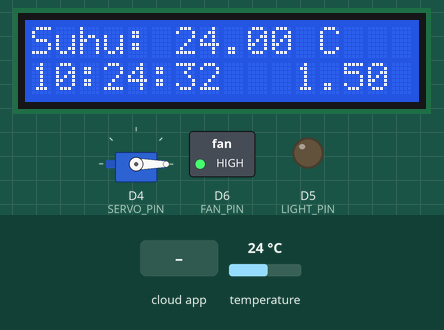
Simulated run of this sketch. Board: ESP8266 (NodeMCU). Parts: 16×2 character LCD, servo, switched loads named in the sketch (green lamp = pin HIGH), output pins drawn as LEDs (lit = HIGH). Inputs (shaded band) come from the test bench; at power-on: temperature 24 °C. WiFi joins after 1.5 s; servers stay silent unless stated; network time is answered at once with the bench clock; the local clock reads 2024-03-15 10:24:30 at power-on unless the sketch sets it; EEPROM starts erased; what the sketch prints to the serial monitor is not drawn.

Above: at 2.7 s.
2.8 s: temperature set to 26.6 °C
At 4.5 s:
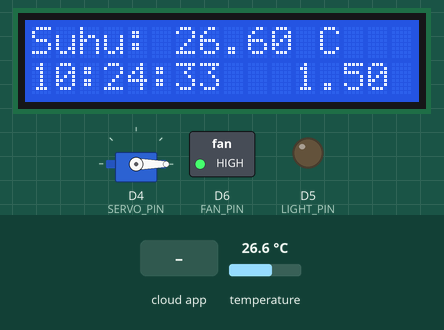
6.2 s: temperature set to 27.7 °C
At 7.3 s:
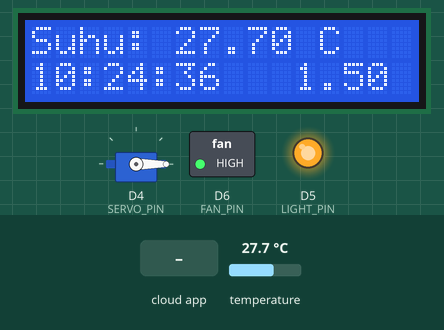
10.3 s: the phone or cloud app sets feed to 1
At 11.7 s:
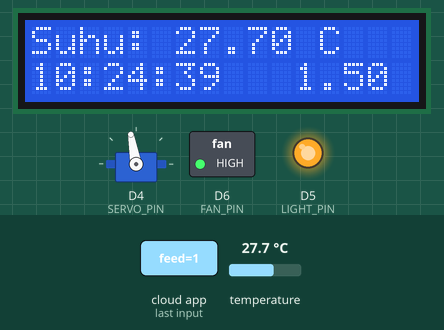
13.5 s: temperature set to 30.2 °C
At 14.9 s:
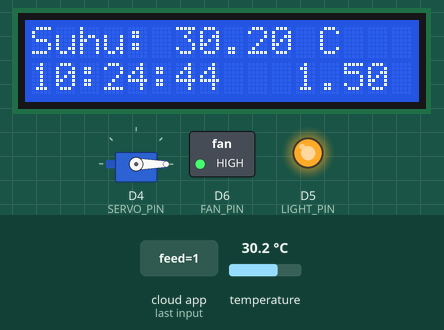
16.6 s: temperature set to 31.7 °C
At 18.0 s:
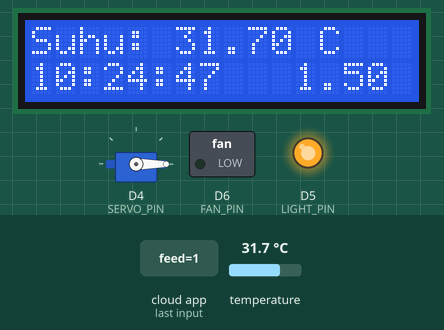
20.7 s: the phone or cloud app sets feed to 1
At 21.8 s:
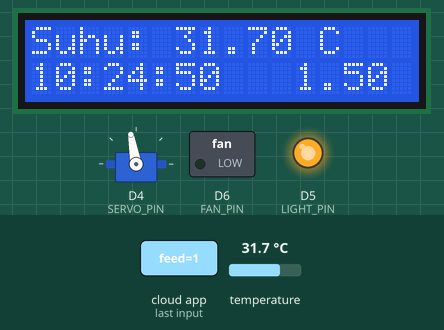
Timing chart, 0 to 23.9 s (numbered marks = the images above; inputs shaded):
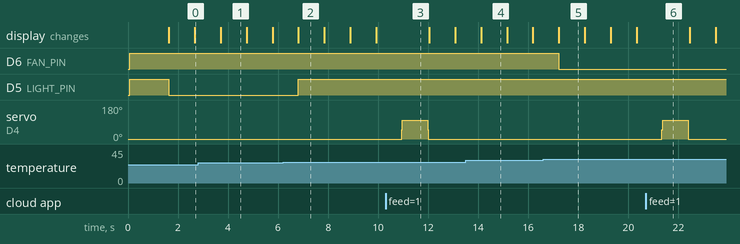

The sketch:

main.ino
```cpp
#include <EEPROM.h>
#include <Wire.h>
#include <LiquidCrystal_I2C.h>
#include <DHTesp.h>
#include <ESP8266WiFi.h>
#include <NTPClient.h>
#include <WiFiUdp.h>
#include <Servo.h>
#include <ThingerESP8266.h>
#include <WiFiManager.h>
#include <ESP8266WebServer.h>

// Konfigurasi Thinger.io
char USERNAME[32] = {0};
char DEVICE_ID[32] = {0};
char DEVICE_CREDENTIAL[32] = {0};
ThingerESP8266 thing(USERNAME, DEVICE_ID, DEVICE_CREDENTIAL);

// Konfigurasi NTP
WiFiUDP ntpUDP;
NTPClient timeClient(ntpUDP, "pool.ntp.org", 28800); // Offset waktu untuk GMT+8 (28800 detik)

// Konfigurasi DHT
DHTesp dht;
const int DHT_PIN = 0; // Pin GPIO0

// Konfigurasi LCD
LiquidCrystal_I2C lcd(0x27, 16, 2); // Alamat I2C LCD 16x2

// Pin untuk Kipas dan Lampu
const int FAN_PIN = D6; // Pin GPIO12
const int LIGHT_PIN = D5; // Pin GPIO14

// Servo
Servo servo;
const int SERVO_PIN = D4; // Pin GPIO2

bool isFeeding = false; // Status feed

ESP8266WebServer server(80);

void handleRoot() {
  String html = "<!DOCTYPE html><html><body>";
  html += "<h1>Configuration Page</h1>";
  html += "<form action='/save' method='get'>";
  html += "USERNAME:<br><input type='text' name='username' value='" + String(USERNAME) + "'><br>";
  html += "DEVICE ID:<br><input type='text' name='device_id' value='" + String(DEVICE_ID) + "'><br>";
  html += "DEVICE CREDENTIAL:<br><input type='text' name='device_credential' value='" + String(DEVICE_CREDENTIAL) + "'><br>";
  html += "<br><input type='submit' value='Save'>";
  html += "</form>";
  html += "</body></html>";
  server.send(200, "text/html", html);
}

void handleSave() {
  strlcpy(USERNAME, server.arg("username").c_str(), sizeof(USERNAME));
  strlcpy(DEVICE_ID, server.arg("device_id").c_str(), sizeof(DEVICE_ID));
  strlcpy(DEVICE_CREDENTIAL, server.arg("device_credential").c_str(), sizeof(DEVICE_CREDENTIAL));
  thing.set_credentials(USERNAME, DEVICE_ID, DEVICE_CREDENTIAL);

  // Simpan data ke EEPROM
  EEPROM.put(0, USERNAME);
  EEPROM.put(32, DEVICE_ID);
  EEPROM.put(64, DEVICE_CREDENTIAL);
  EEPROM.commit();

  server.send(200, "text/plain", "Terima Kasih telah mensubmit");

  // Setel ulang koneksi WiFi
  ESP.restart();  // Restart perangkat untuk menyambungkan ulang ke WiFi
}

void setup() {
  // Memulai Serial Monitor
  Serial.begin(115200);

  // Inisialisasi EEPROM
  EEPROM.begin(96);

  // Membaca data konfigurasi dari EEPROM
  EEPROM.get(0, USERNAME);
  EEPROM.get(32, DEVICE_ID);
  EEPROM.get(64, DEVICE_CREDENTIAL);

  // Inisialisasi DHT
  dht.setup(DHT_PIN, DHTesp::DHT22);

  // Inisialisasi LCD
  lcd.init();
  lcd.backlight();

  // Inisialisasi Pin Kipas dan Lampu
  pinMode(FAN_PIN, OUTPUT);
  pinMode(LIGHT_PIN, OUTPUT);
  digitalWrite(FAN_PIN, HIGH); // Pastikan relay dimatikan (HIGH)
  digitalWrite(LIGHT_PIN, HIGH); // Pastikan relay dimatikan (HIGH)

  // Menghubungkan ke WiFi menggunakan WiFiManager
  WiFiManager wifiManager;
  wifiManager.setDebugOutput(true); // Enable debug output for WiFiManager
  if (!wifiManager.autoConnect("Pak_Restu_Ganteng")) {
    Serial.println("failed to connect and hit timeout");
    ESP.restart();
  }

  // Ubah logika koneksi WiFi di sini
  WiFi.begin(WiFi.SSID().c_str(), WiFi.psk().c_str());
  while (WiFi.status() != WL_CONNECTED) {
    delay(500);
    Serial.print(".");
  }
  Serial.println("connected...yeey :)");

  // Memulai NTP
  timeClient.begin();
  timeClient.update();

  // Inisialisasi Servo
  servo.attach(SERVO_PIN);

  // Menampilkan suhu di Thinger.io
  thing["temperature"] >> [](pson & out){
    out = dht.getTemperature();
  };

  // Menampilkan status kipas di Thinger.io
  thing["fan_status"] >> [](pson & out){
    out = digitalRead(FAN_PIN) == LOW ? 1 : 0;
  };

  // Menampilkan status lampu di Thinger.io
  thing["light_status"] >> [](pson & out){
    out = digitalRead(LIGHT_PIN) == LOW ? 1 : 0;
  };

  // Menjalankan proses feed dari Thinger.io
  thing["feed"] << [](pson & in) {
    if (in.is_empty()) {
      in = isFeeding; // Menampilkan status feed saat ini
    } else {
      if (in) {
        isFeeding = true;
        feedServo();
        isFeeding = false;
      }
    }
  };

  // Inisialisasi web server
  server.on("/", handleRoot);
  server.on("/save", handleSave);
  server.begin();

  servo.write(0);
}

void loop() {
  // Memperbarui Thinger.io
  thing.handle();

  // Memproses request dari client pada web server
  server.handleClient();

  // Membaca suhu dari DHT22
  float temperature = dht.getTemperature();

  // Mendapatkan waktu dari NTP
  timeClient.update();
  String formattedTime = timeClient.getFormattedTime();
  int currentHour = timeClient.getHours();
  int currentMinute = timeClient.getMinutes();
  int currentSecond = timeClient.getSeconds();

  // Memperoleh alamat IP sebagai string
  String ipAddress = WiFi.localIP().toString();

  // Menemukan posisi titik pertama dalam alamat IP
  int dotPosition = ipAddress.indexOf('.');

  // Mengambil bagian IP setelah titik pertama
  String ipAddressSuffix = ipAddress.substring(dotPosition + 5);

  // Menampilkan suhu dan waktu di LCD
  lcd.clear();
  lcd.setCursor(0, 0);
  lcd.print("Suhu: ");
  lcd.print(temperature);
  lcd.print(" C");

  lcd.setCursor(0, 1);
  lcd.print(formattedTime);
  lcd.print("   ");
  lcd.print(ipAddressSuffix);

  // Logika kontrol kipas dan lampu
  if (temperature > 31.0) {
    digitalWrite(FAN_PIN, LOW); // Nyalakan kipas (relay aktif)
    digitalWrite(LIGHT_PIN, HIGH); // Matikan lampu (relay tidak aktif)
  } else if (temperature < 27.0) {
    digitalWrite(FAN_PIN, HIGH); // Matikan kipas (relay tidak aktif)
    digitalWrite(LIGHT_PIN, LOW); // Nyalakan lampu (relay aktif)
  } else {
    digitalWrite(FAN_PIN, HIGH); // Matikan kipas (relay tidak aktif)
    digitalWrite(LIGHT_PIN, HIGH); // Matikan lampu (relay tidak aktif)
  }

  // Logika proses feed servo
  if ((currentHour == 7 || currentHour == 16) && currentMinute == 0 && currentSecond == 0 && !isFeeding) {
    isFeeding = true;
    feedServo();
    isFeeding = false;
  }

  // Delay sebelum loop berikutnya
  delay(1000); // Delay 1 detik
}

void feedServo() {
  // Gerakkan servo dari sudut 0 hingga 100 dan kembali ke 0
  for (int pos = 0; pos <= 100; pos += 50) { // Gerakkan dari 0 ke 100 derajat
    servo.write(pos);              // Tentukan posisi servo
    delay(15);                     // Tunggu 15ms untuk mencapai posisi
  }
  delay(1000); // Tunggu 1 detik di posisi 100 derajat
  for (int pos = 100; pos >= 0; pos -= 50) { // Kembali ke 0 derajat
    servo.write(pos);              // Tentukan posisi servo
    delay(15);                     // Tunggu 15ms untuk mencapai posisi
  }
}
```

Measured:
- the behaviour switches between 26.9 and 27 °C on temperature (found by bisection; images 1 and 2)
- the behaviour switches between 31 and 31.1 °C on temperature (found by bisection; images 4 and 5)
- after the input at 6.2 s, D5 (LIGHT_PIN): LOW → HIGH after 0.61 s
- after the input at 10.3 s, servo on D4 (SERVO_PIN): 0° → 100° after 0.64 s, → 0° 1.0 s later
- after the input at 16.6 s, D6 (FAN_PIN): HIGH → LOW after 0.62 s
- after the input at 20.7 s, servo on D4 (SERVO_PIN): 0° → 100° after 0.65 s, → 0° 1.0 s later
- what the display in image 1 shows lasts 1.0 s, from 3.7 s to 4.7 s
